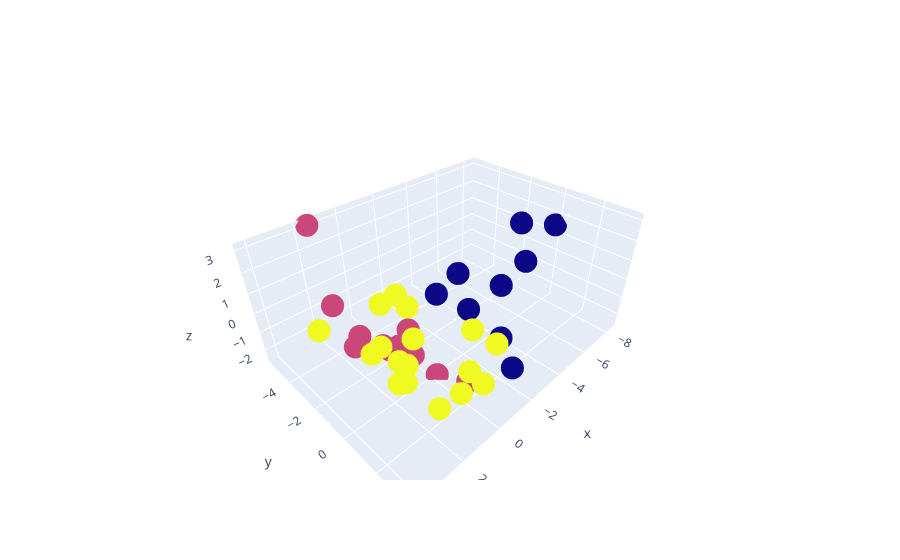

Notebook code for this chart:
### Code cell
import plotly.graph_objects as go

# Create trace, sizing bubbles by planet diameter
fig = go.Figure(data=go.Scatter3d(
    x = X_pca[:, 0],
    y = X_pca[:, 1],
    z = X_pca[:, 2],
    mode = 'markers',
    marker = dict(
        color = final_clusters,
        )
))
fig.show()
